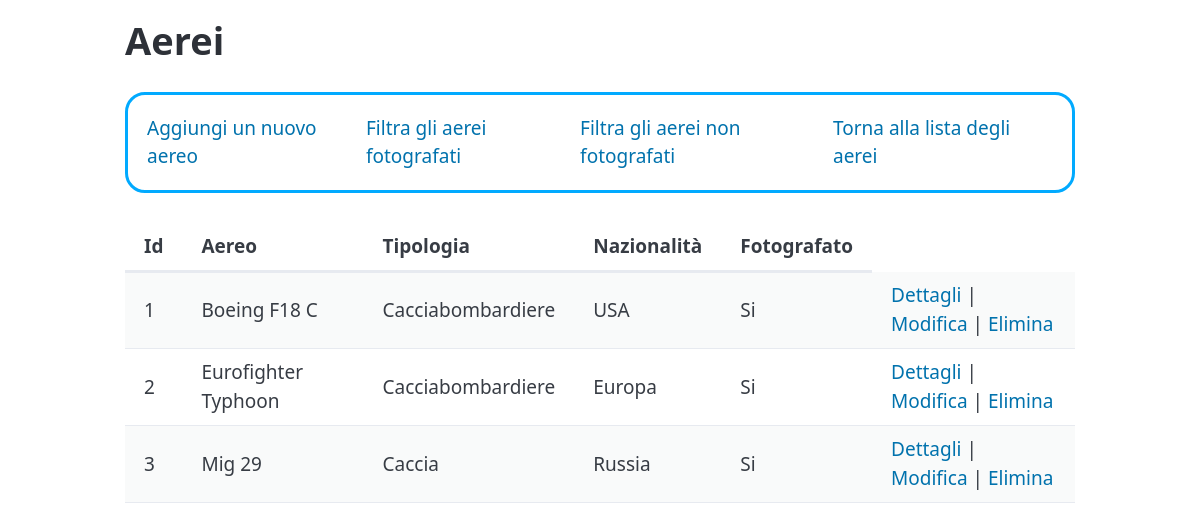
Screenshot of /Aerei/index.php?action=aereoFotografato with the database file from the repository.
### tables this page shows
CREATE TABLE `modelli` (
  `ID` int(11) NOT NULL,
  `Aereo` varchar(50) NOT NULL,
  `Tipologia` enum('Caccia','Cacciabombardiere','Bombardiere','Ricognitore','Trasporto','Multiruolo','Passeggeri') NOT NULL,
  `Nazionalità` varchar(50) NOT NULL,
  `Fotografato` enum('Si','No') NOT NULL
);

### Aerei/controllers/aereiController.php (called while the page is built, shortened)
<?php
require_once __DIR__ . '/../models/aerei.php';
class AereiController {
    private $aereiModel;
    public function __construct(){
        $this->aereiModel = new Aerei();
    }
	public function aereoFotografato() {
		$aerei = $this->aereiModel->aereoFotografato();
		require __DIR__ . '/../views/lista_aerei.php';
	}
}

### Aerei/models/aerei.php (called while the page is built, shortened)
<?php
require_once __DIR__ . '/../config/database.php';
class Aerei {
    public function __construct(){
        global $pdo;
        $this->pdo = $pdo;
    }
    public function aereoFotografato(){
		$sql = 'SELECT id, aereo, tipologia, nazionalità, fotografato FROM modelli WHERE fotografato = "si" ORDER BY id';
		$risultato = $this->pdo->query($sql);
		return $risultato->fetchAll();
	}
}

### Aerei/views/lista_aerei.php (the view, shortened to what this page needs)
<!DOCTYPE html>
<html lang="en">
<head>
    <link rel="stylesheet" href="https://cdn.jsdelivr.net/npm/@picocss/pico@2/css/pico.min.css">
    <link rel="stylesheet" href="css/style.css">
</head>
<body>
    <main class="container">
    <h1>Aerei</h1>
    <div class="menu">
        <p><a href="index.php?action=loadForm">Aggiungi un nuovo aereo</a></p>
        <p><a href="index.php?action=aereoFotografato">Filtra gli aerei fotografati</a></p>
        <p><a href="index.php?action=aereoNonFotografato">Filtra gli aerei non fotografati</a></p>
        <p><a href="index.php">Torna alla lista degli aerei</a></p>
    </div>
    <table class="striped">
    <thead>
        <tr>
            <th>Id</th>
            <th>Aereo</th>
            <th>Tipologia</th>
            <th>Nazionalità</th>
            <th>Fotografato</th>
        </tr>
    </thead>
    <?php foreach ($aerei as $aereo): ?>
    <tr>
        <td><?= htmlspecialchars($aereo['id']) ?></td>
        <td><?= htmlspecialchars($aereo['aereo']) ?></td>
        <td><?= htmlspecialchars($aereo['tipologia']) ?></td>
        <td><?= htmlspecialchars($aereo['nazionalità']) ?></td>
        <td><?= htmlspecialchars($aereo['fotografato']) ?></td>
        <td><a href="index.php?action=dettaglio&id=<?= $aereo['id'] ?>">Dettagli</a> | <a href="index.php?action=modifica&id=<?= $aereo['id'] ?>">Modifica</a> | <a href="index.php?action=elimina&id=<?= $aereo['id'] ?>" onclick="return confirm('Sei sicuro di voler eliminare questo aereo?')">Elimina</a></td>
    </tr>
    <?php endforeach; ?>
</table>
</main>
</body>
</html>

### Aerei/css/style.css (style rules this page uses)
.menu { display: flex; justify-content: space-evenly; width: 100%; border: 3px solid #01aaff; padding: 2%; border-radius: 20px; margin-block: 30px; }
.menu p { margin: 0; }
a { text-decoration: none; }

### rows the page displays
modelli: ID "1", Aereo "Boeing F18 C", Tipologia "Cacciabombardiere", Nazionalità "USA", Fotografato "Si"
modelli: ID "2", Aereo "Eurofighter Typhoon", Tipologia "Cacciabombardiere", Nazionalità "Europa", Fotografato "Si"
modelli: ID "3", Aereo "Mig 29", Tipologia "Caccia", Nazionalità "Russia", Fotografato "Si"
